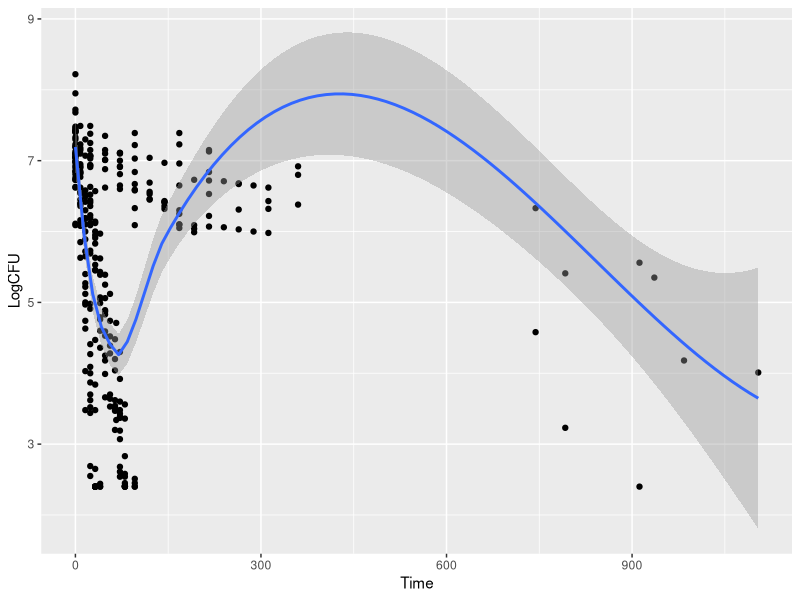

This chart was generated by the following R code:
## ---- chunk 1
## Load necessary libraries
library(readxl)
library(ggplot2)
library(dplyr)
library(tidyr)
library(purrr)
library(car)
library(multcomp)
library(lme4)
library(lmerTest)
library(emmeans)
## ---- chunk 2
data <- read_excel("../data/Results_labscale.xlsx")

data
## ---- chunk 3
data$Pathogen <- as.factor(data$Pathogen)
data$Formulation <- as.factor(data$Formulation)
data$Rep <- as.factor(data$Rep)
data$Temp <- as.factor(data$Temp)
## ---- chunk 4
summary(data)
## ---- chunk 5
ggplot(data, 
       aes(x = Time, 
           y = LogCFU)) +
  geom_point() +
  geom_smooth()
